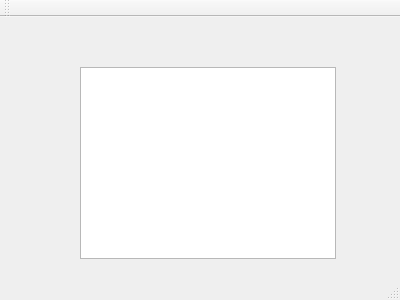
<?xml version="1.0" encoding="UTF-8"?>
<ui version="4.0">
 <class>point_page</class>
 <widget class="QMainWindow" name="point_page">
  <property name="geometry">
   <rect>
    <x>0</x>
    <y>0</y>
    <width>400</width>
    <height>300</height>
   </rect>
  </property>
  <property name="windowTitle">
   <string>point_page</string>
  </property>
  <widget class="QWidget" name="centralWidget">
   <widget class="QTableWidget" name="tableWidget">
    <property name="geometry">
     <rect>
      <x>80</x>
      <y>50</y>
      <width>256</width>
      <height>192</height>
     </rect>
    </property>
   </widget>
  </widget>
  <widget class="QMenuBar" name="menuBar">
   <property name="geometry">
    <rect>
     <x>0</x>
     <y>0</y>
     <width>400</width>
     <height>23</height>
    </rect>
   </property>
  </widget>
  <widget class="QToolBar" name="mainToolBar">
   <attribute name="toolBarArea">
    <enum>TopToolBarArea</enum>
   </attribute>
   <attribute name="toolBarBreak">
    <bool>false</bool>
   </attribute>
  </widget>
  <widget class="QStatusBar" name="statusBar"/>
 </widget>
 <layoutdefault spacing="6" margin="11"/>
 <resources/>
 <connections/>
</ui>
